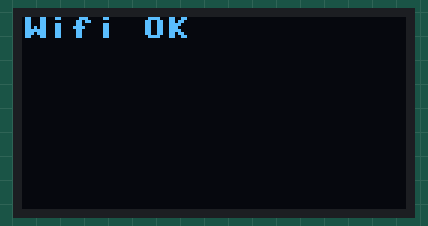
A program run on a simulated ESP32 board running MicroPython. Parts: 128×64 one-colour display. The clock reads 2024-03-15 10:24:30 at power-on unless the program sets it; library files of the repository ran but are not shown: ssd1306.py; what the program prints to the serial console is not drawn.

Above: at 1.6 s.
At 2.85 s:
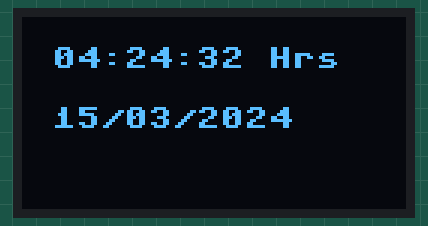
At 7.1 s:
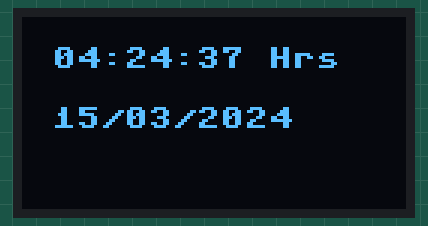
At 12.1 s:
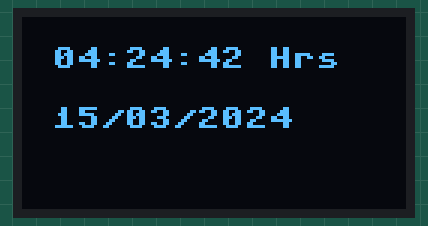
At 21.1 s:
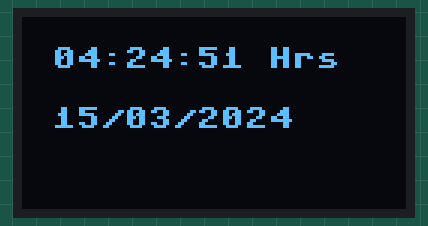
At 39.1 s:
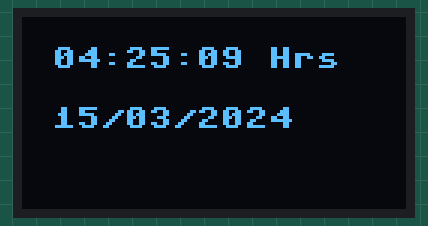

The program:

main.py
```python
import network, time, sys
import ntptime
from machine import I2C, reset
from ssd1306 import SSD1306_I2C
from motor import Pin, Motor28BYJ

#Hora de alimentación
refH = "20:57:00 Hrs"

#Configuración WiFi
nameNet="NombreRedWifi"
password="Contraseña"
#Configuración del tiempo
ntptime.host = "cronos.cenam.mx"
timezone = -6 #UTC-6
#Configuración motor
motor = Motor28BYJ()
#Configuración OLED
i2c = I2C(1,scl=Pin(22), sda=Pin(21))
lcd = SSD1306_I2C (128,64,i2c)
lcd.fill(0)
lcd.text("Conectando Wifi ...",0,0,1)
lcd.show()

def conectaWifi(red, password):
     global miRed,lcd
     miRed = network.WLAN(network.STA_IF)
     if not miRed.isconnected():              #Si no está conectado…
         miRed.active(True)                   #activa la interface
         miRed.connect(red, password)         #Intenta conectar con la red
         print(f'Conectando a la red {red} ...')
         timeout = time.time()
         while not miRed.isconnected():           #Mientras no se conecte..
             if (time.ticks_diff(time.time(), timeout) > 10):
                 return False
     return True

def sincronizaFechaHora():
    global lcd
    try:
        #Sincroniza fecha y hora
        ntptime.settime()
    except:
        #Error
        print ("Error del host!")
        lcd.fill(0)
        lcd.text("Network error",0,0,1)
        lcd.text("RESET...",0,10,1)
        time.sleep(1)
        lcd.show()
        reset()

def alimentar():
    global lcd,motor
    lcd.fill(0)
    lcd.show()
    lcd.text("Alimentando",10,30)
    lcd.text("peces cx",10,40)
    lcd.show()
    motor.step(1, 4100, 0.001)
    motor.clean()

if conectaWifi(nameNet, password):
    print("Conexión exitosa!")
    print('Datos de la red (IP/netmask/gw/DNS):', miRed.ifconfig())
    #Indicar conexion exitosa
    lcd.fill(0)
    lcd.text("Wifi OK",0,0,1)
    lcd.show()
    time.sleep(1)
    lcd.fill(0)
    sincronizaFechaHora()
    #Desconecta el Wifi para ahorrar energía
    miRed.active(False)
    while True:
       #Muestra hora y fecha en el display
       hora_local_seg = time.time() + timezone * 3600  #Hora local en segundos
       hora_local = time.localtime(hora_local_seg)     #Pasa a tupla de 8 elementos
       #Imprimir hora_local en LCD
       lcd.fill(0)     #Imprime la hora
       hrs = f"{hora_local[3]:02}:{hora_local[4]:02}:{hora_local[5]:02} Hrs"
       lcd.text(hrs,10,10,1)
       #Imprime la fecha
       fech = f"{hora_local[2]:02}/{hora_local[1]:02}/{hora_local[0]:02}"
       lcd.text(fech,10,30,1)
       lcd.show()
       if hrs == refH:
           alimentar()
       elif hrs == '23:59:00 Hrs':
           reset()
else:
     print("Imposible conectar")
     lcd.fill(0)
     lcd.text("Wifi ERROR",0,0,1)
     lcd.text("RESET",0,10,1)
     lcd.show()
     reset()
```

motor.py
```python
from machine import Pin
import utime


class Motor28BYJ:
    def __init__(self,step_index=0,step_sequence=None,stepper_pins=None):
        # Define the sequence of steps for the motor to take
        if step_sequence:
            self.step_sequence=step_sequence
        else:
            self.step_sequence = [
                [1, 0, 0, 0],
                [1, 1, 0, 0],
                [0, 1, 0, 0],
                [0, 1, 1, 0],
                [0, 0, 1, 0],
                [0, 0, 1, 1],
                [0, 0, 0, 1],
                [1, 0, 0, 1]
                ]
        if stepper_pins:
            self.stepper_pins=stepper_pins
        else:
            self.stepper_pins = [Pin(12, Pin.OUT), Pin(13, Pin.OUT), Pin(14, Pin.OUT), Pin(15, Pin.OUT)]
        self.step_index = step_index
    def step(self,direction, steps, delay):
        # Use the global step_index variable so that it can be modified by this function
        # Loop through the specified number of steps in the specified direction
        for i in range(steps):
            # Add the specified direction to the current step index to get the new step index
            self.step_index = (self.step_index + direction) % len(self.step_sequence)
        # Loop through each pin in the motor
            for pin_index in range(len(self.stepper_pins)):
                # Get the value for this pin from the step sequence using the current step index
                pin_value = self.step_sequence[self.step_index][pin_index]
                # Set the pin to this value
                self.stepper_pins[pin_index].value(pin_value)
            # Delay for the specified amount of time before taking the next step
            utime.sleep(delay)
    def clean(self):
        for pin in self.stepper_pins:
            pin.value(0)

if __name__=='__main__':
    m = Motor28BYJ()
    # Take the specified number of steps in the anti-clockwise direction with a delay of 0.01 seconds between steps
    m.step(1, 4100, 0.001)
    # Set the out pins of motor to 0
    m.clean()
```

Measured:
- what the display in image 0 shows lasts 1.1 s, from 1.6 s to 2.7 s
- what the display in image 2 shows lasts 1.0 s, from 7.0 s to 8.0 s
